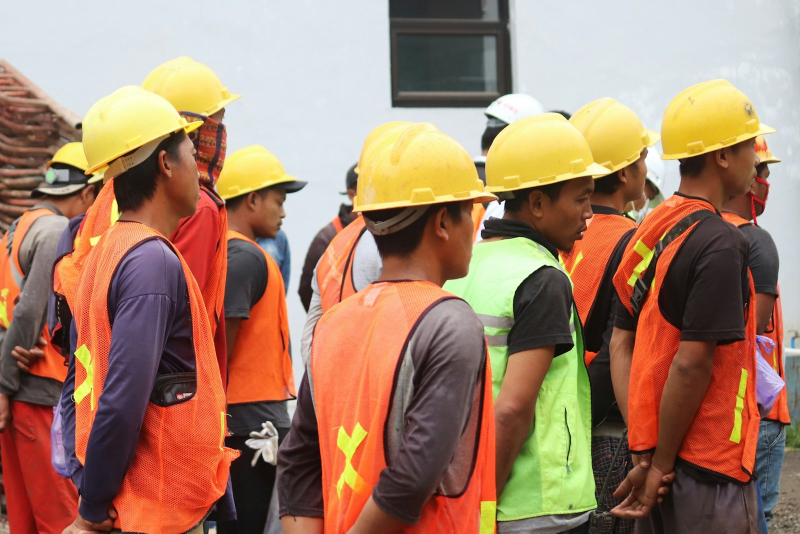
#> input picture CONSULTORIA A&J/conteudos/2026-09-17-sst-negocio-saudavel/assets/raw/candidateD.jpg, 1600 x 1067 px (shown at 1/2 size)
$ python _prep_photo.py
#> lines starting #> are read from the running program, lines starting #| are printed output that depends on the picture
from pathlib import Path
from PIL import Image, ImageEnhance, ImageOps

HERE = Path(__file__).resolve().parent
SRC = HERE / "assets" / "raw" / "candidateD.jpg"
DST = HERE / "assets" / "edited" / "slide1-photo.jpg"

BRAND_DARK = "#1C5B57"
TINT_STRENGTH = 0.16

def prep_photo(src_path: Path, dst_path: Path, brand_dark_hex: str, mode: str = "fullbleed", tint_strength: float = 0.16) -> Path:
#> called with brand_dark_hex = '#1C5B57', mode = 'fullbleed', tint_strength = 0.16
    img = ImageOps.exif_transpose(Image.open(src_path).convert("RGB"))
#> img is the input picture: PIL image 1600x1067 RGB; mean R, G, B 163.7, 128.1, 105.7

    target_ratio = (1080 / 1350) if mode == "fullbleed" else (4 / 3)
    w, h = img.size
#> w = 1600; h = 1067
    if w / h > target_ratio:
        new_w = int(h * target_ratio)
#> new_w = 853
        x0 = (w - new_w) // 2
#> x0 = 373
        img = img.crop((x0, 0, x0 + new_w, h))
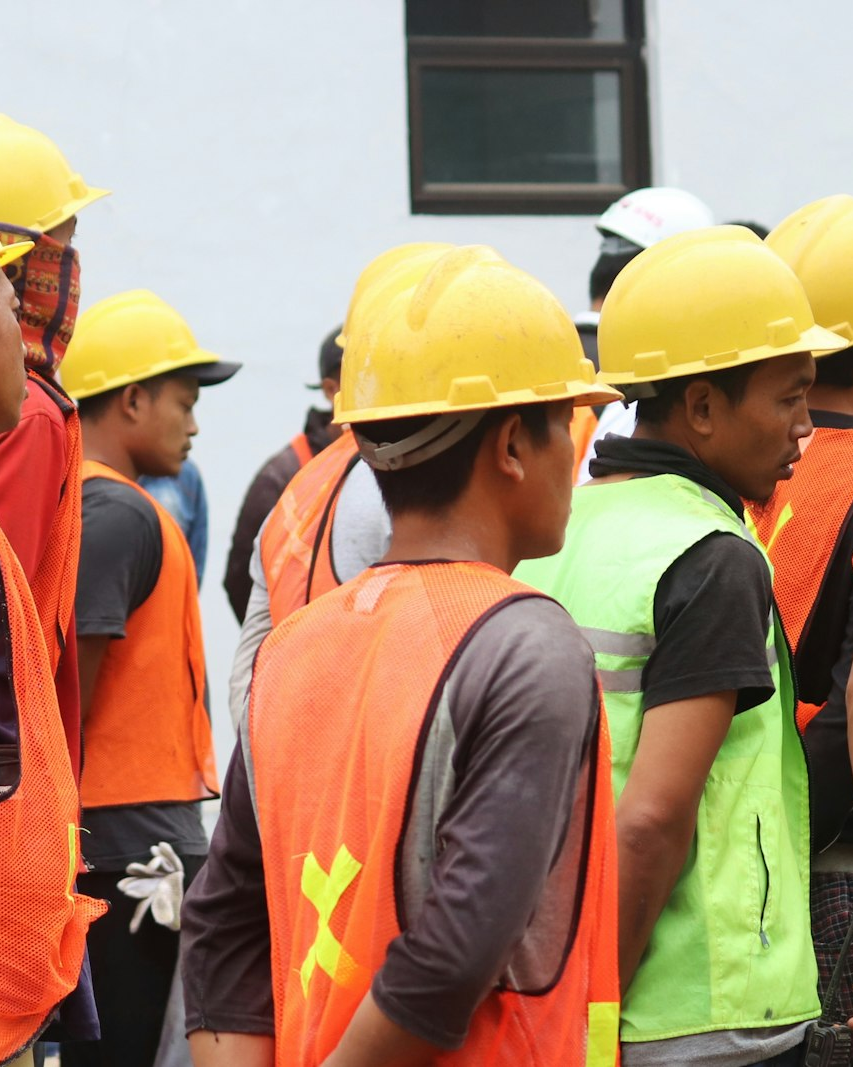
#> img: PIL image 853x1067 RGB; mean R, G, B 168.4, 137.3, 109.9
    else:
        new_h = int(w / target_ratio)
        y0 = (h - new_h) // 3
        img = img.crop((0, y0, w, y0 + new_h))

    max_dim = 1600
    if max(img.size) > max_dim:
        img.thumbnail((max_dim, max_dim), Image.LANCZOS)

    img = ImageEnhance.Contrast(img).enhance(1.05)
    img = ImageEnhance.Color(img).enhance(0.95)

    tint = Image.new("RGB", img.size, brand_dark_hex)
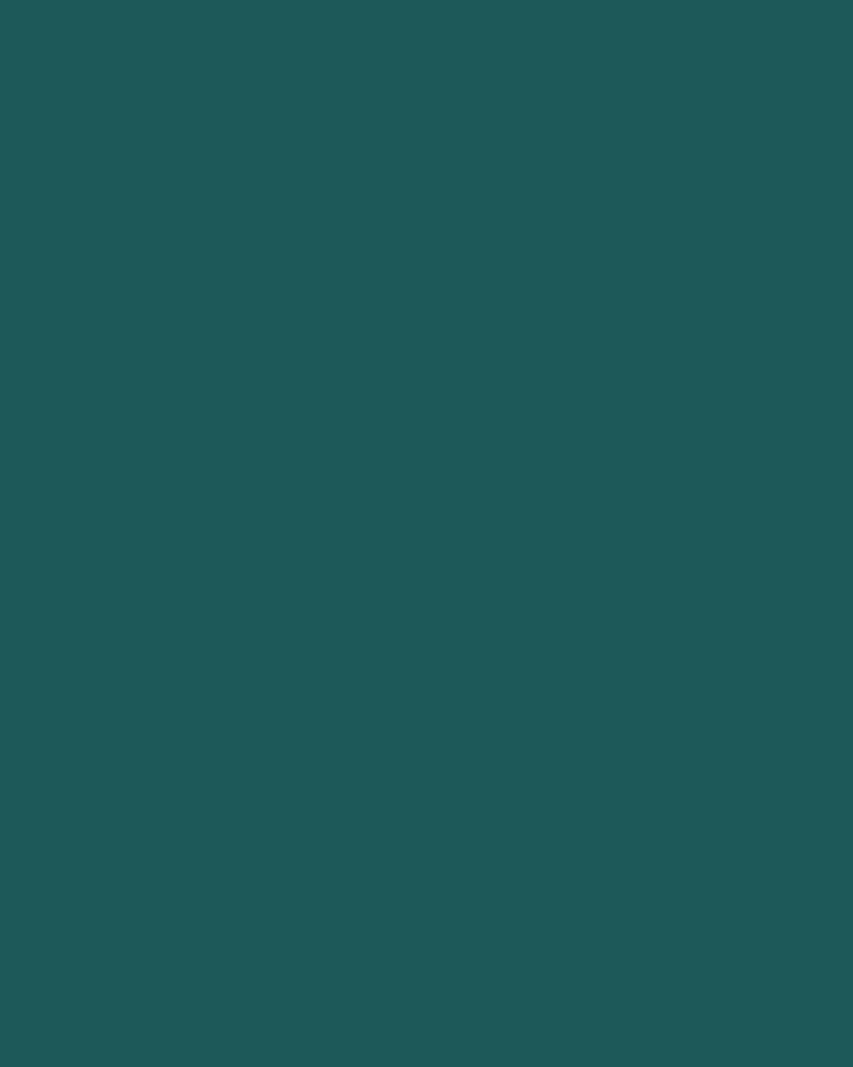
#> tint: PIL image 853x1067 RGB; mean R, G, B 28, 91, 87
    img = Image.blend(img, tint, tint_strength)
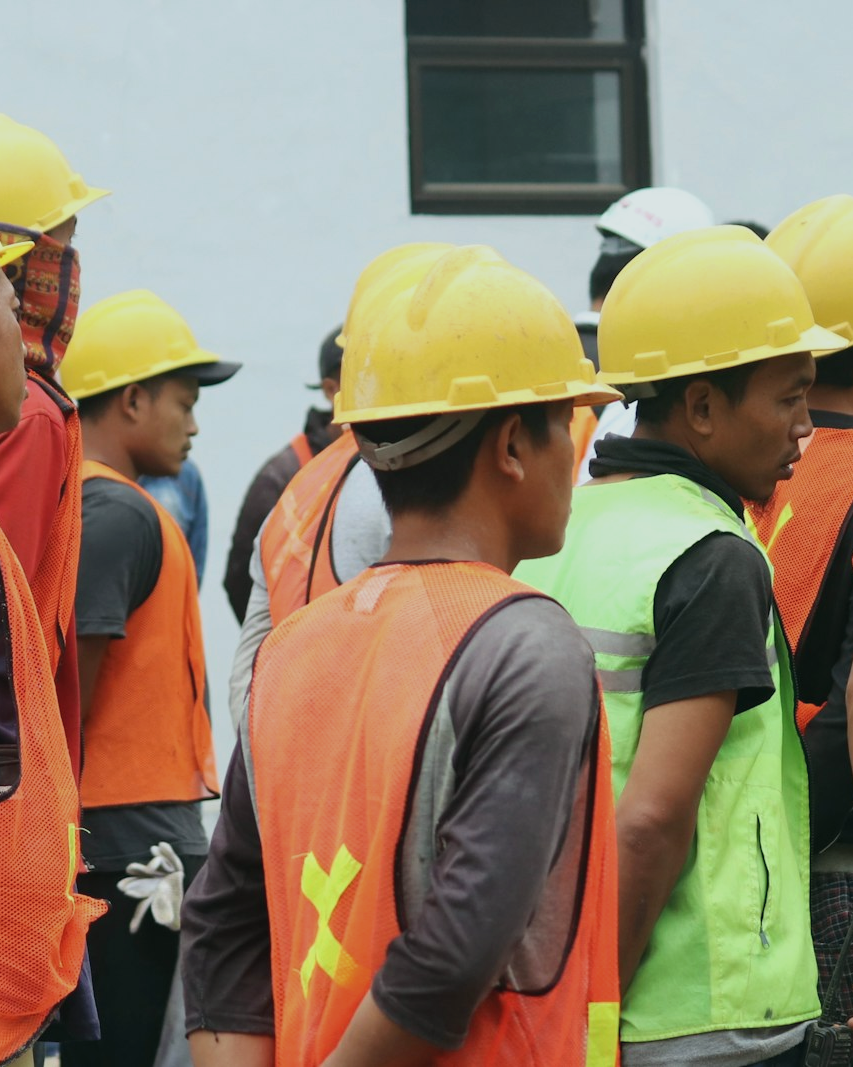
#> img: PIL image 853x1067 RGB; mean R, G, B 144.3, 128.5, 105

    dst_path.parent.mkdir(parents=True, exist_ok=True)
    img.save(dst_path, "JPEG", quality=85, optimize=True)
    return dst_path

out = prep_photo(SRC, DST, BRAND_DARK, mode="fullbleed", tint_strength=TINT_STRENGTH)
print(f"Saved {out} size={Image.open(out).size}")

$ run again, with CONSULTORIA A&J/conteudos/2026-09-17-sst-negocio-saudavel/assets/raw/candidateE.jpg copied over CONSULTORIA A&J/conteudos/2026-09-17-sst-negocio-saudavel/assets/raw/candidateD.jpg
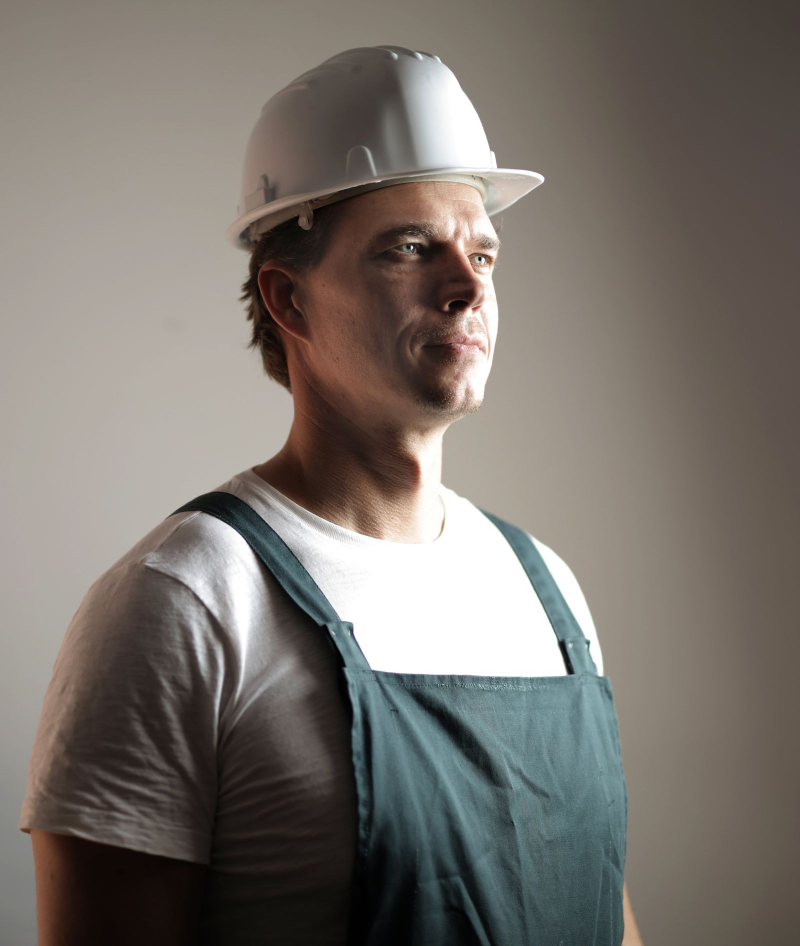
#> input picture CONSULTORIA A&J/conteudos/2026-09-17-sst-negocio-saudavel/assets/raw/candidateE.jpg, 1600 x 1892 px (shown at 1/2 size)
#> in prep_photo, img is the input picture: PIL image 1600x1892 RGB; mean R, G, B 121, 114.9, 108.6
#> in prep_photo, `img = img.crop((x0, 0, x0 + new_w, h))`:
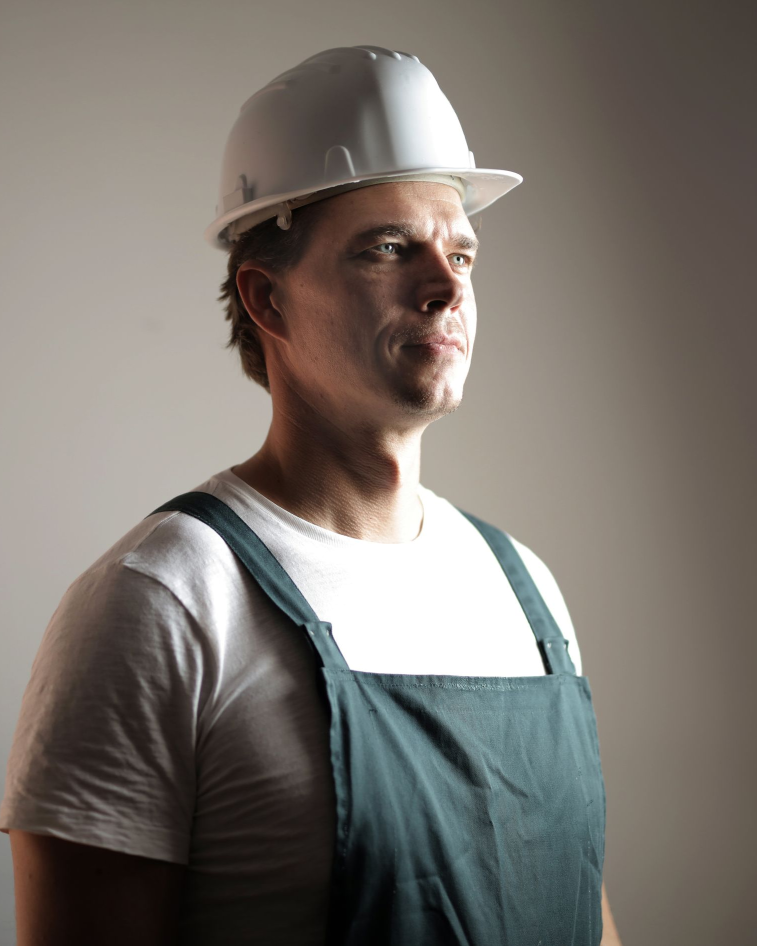
#> img: PIL image 1513x1892 RGB (shown at 1/2 size); mean R, G, B 120.9, 114.9, 108.6
#> in prep_photo, `img = Image.blend(img, tint, tint_strength)`:
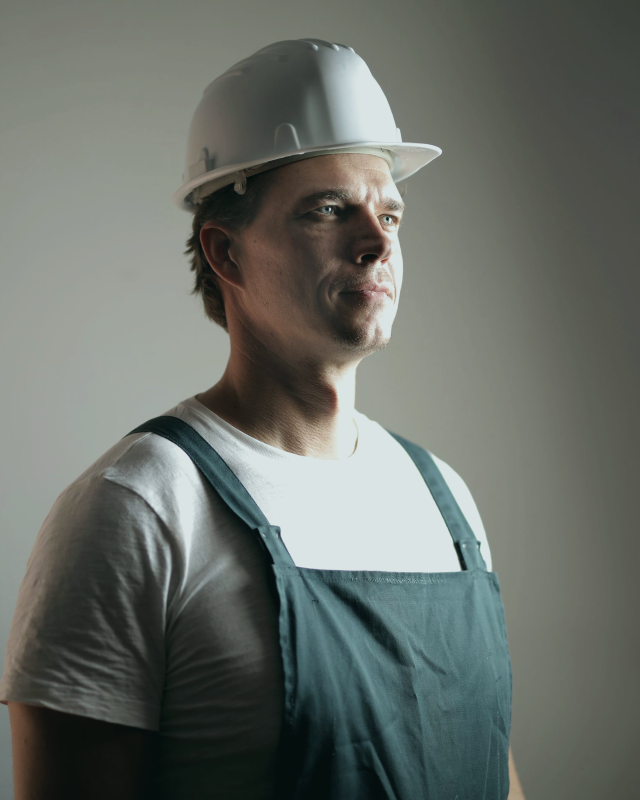
#> img: PIL image 1279x1600 RGB (shown at 1/2 size); mean R, G, B 104.4, 109.7, 103.6

$ run again, with CONSULTORIA A&J/conteudos/2026-09-17-sst-negocio-saudavel/assets/raw/slide1-photo-optionB.jpg copied over CONSULTORIA A&J/conteudos/2026-09-17-sst-negocio-saudavel/assets/raw/candidateD.jpg
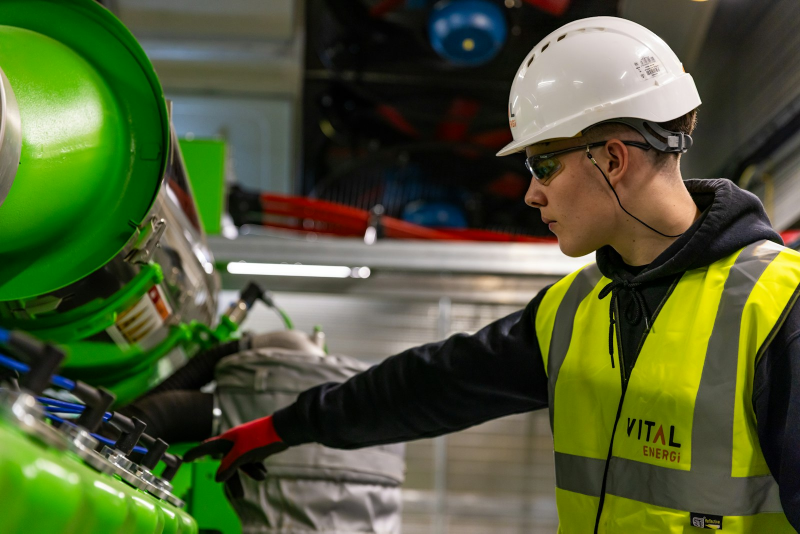
#> input picture CONSULTORIA A&J/conteudos/2026-09-17-sst-negocio-saudavel/assets/raw/slide1-photo-optionB.jpg, 1600 x 1067 px (shown at 1/2 size)
#> in prep_photo, img is the input picture: PIL image 1600x1067 RGB; mean R, G, B 79.1, 89.3, 52.3
#> in prep_photo, `img = img.crop((x0, 0, x0 + new_w, h))`:
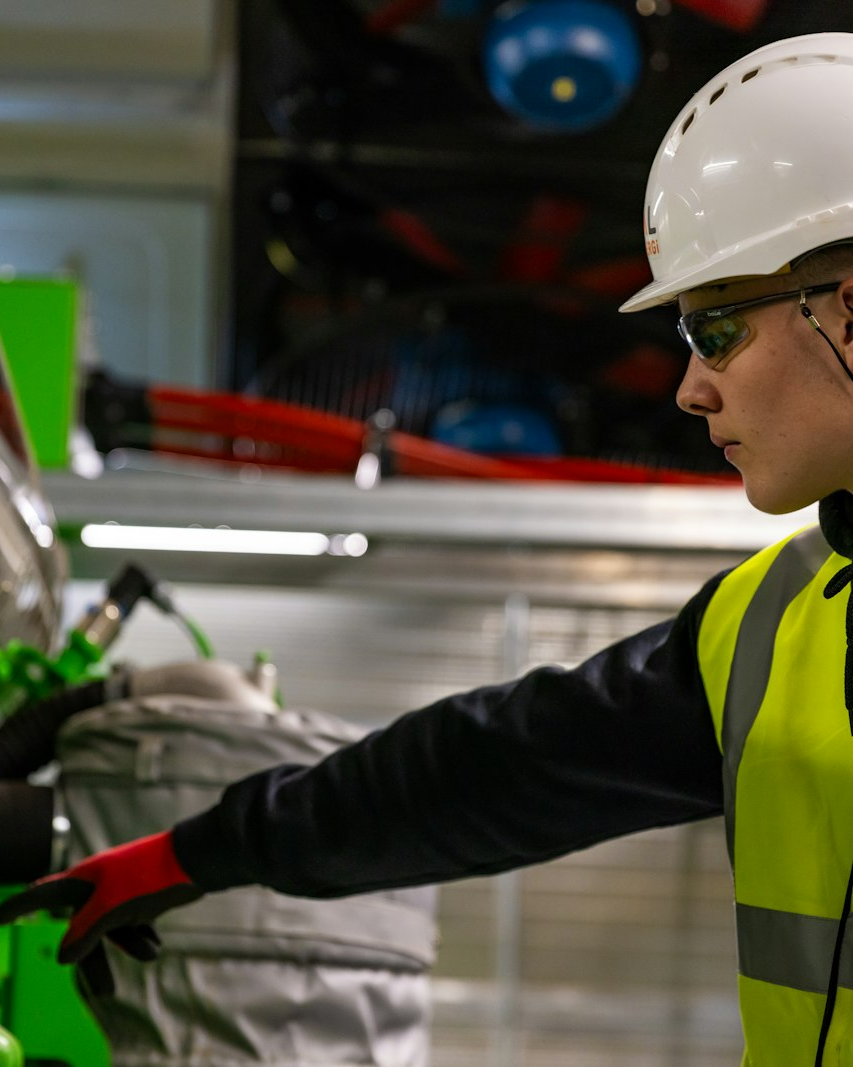
#> img: PIL image 853x1067 RGB; mean R, G, B 81, 79.7, 61.6
#> in prep_photo, `img = Image.blend(img, tint, tint_strength)`:
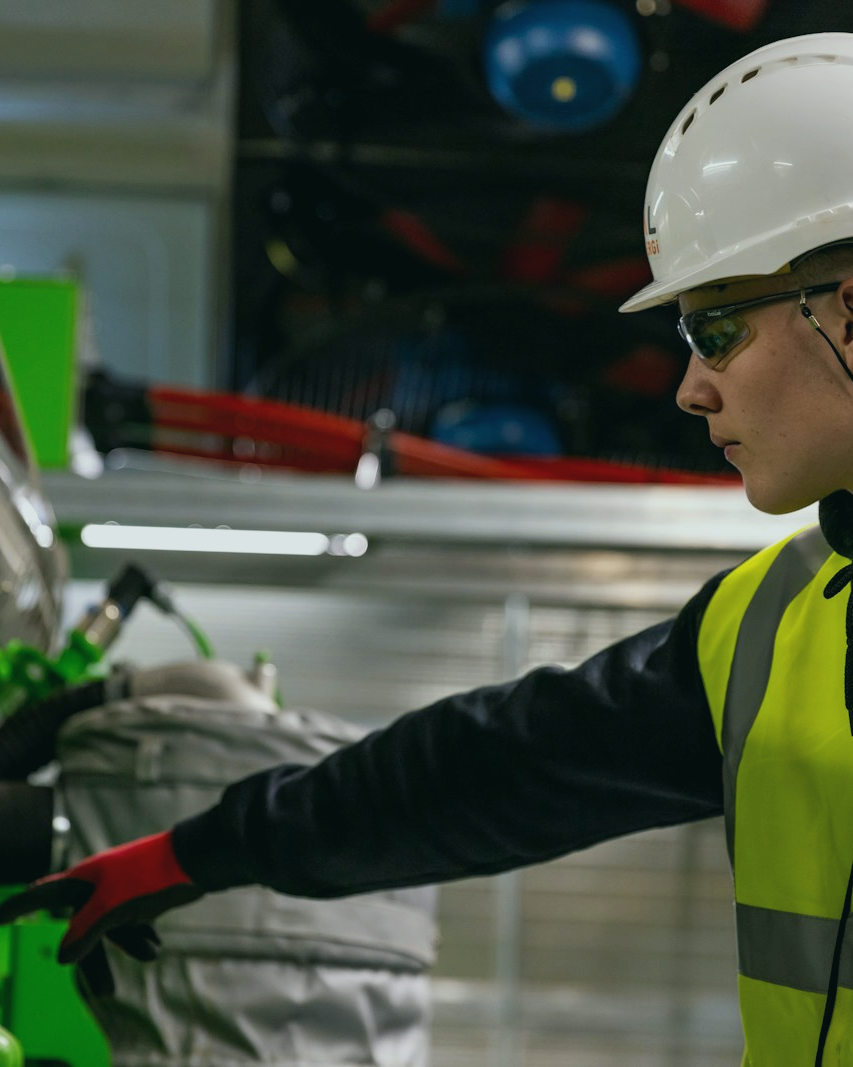
#> img: PIL image 853x1067 RGB; mean R, G, B 71.4, 80.3, 64.9

$ run again, with CONSULTORIA A&J/conteudos/2026-09-17-sst-negocio-saudavel/assets/raw/slide1-photo-optionC.jpg copied over CONSULTORIA A&J/conteudos/2026-09-17-sst-negocio-saudavel/assets/raw/candidateD.jpg
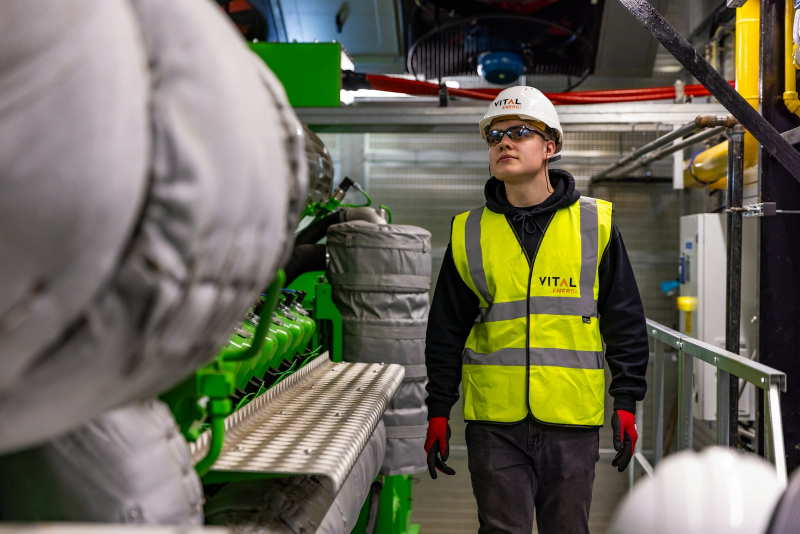
#> input picture CONSULTORIA A&J/conteudos/2026-09-17-sst-negocio-saudavel/assets/raw/slide1-photo-optionC.jpg, 1600 x 1067 px (shown at 1/2 size)
#> in prep_photo, img is the input picture: PIL image 1600x1067 RGB; mean R, G, B 106.8, 104.3, 87.1
#> in prep_photo, `img = img.crop((x0, 0, x0 + new_w, h))`:
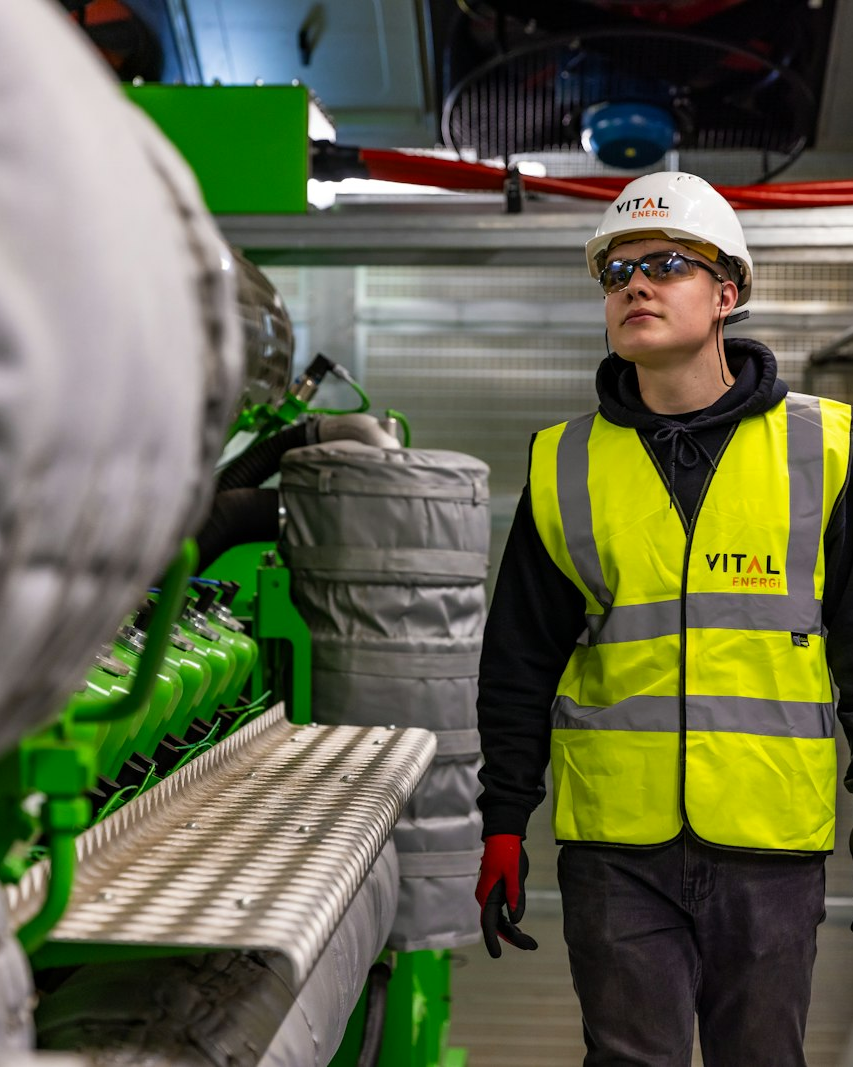
#> img: PIL image 853x1067 RGB; mean R, G, B 100.1, 102.4, 74.9
#> in prep_photo, `img = Image.blend(img, tint, tint_strength)`:
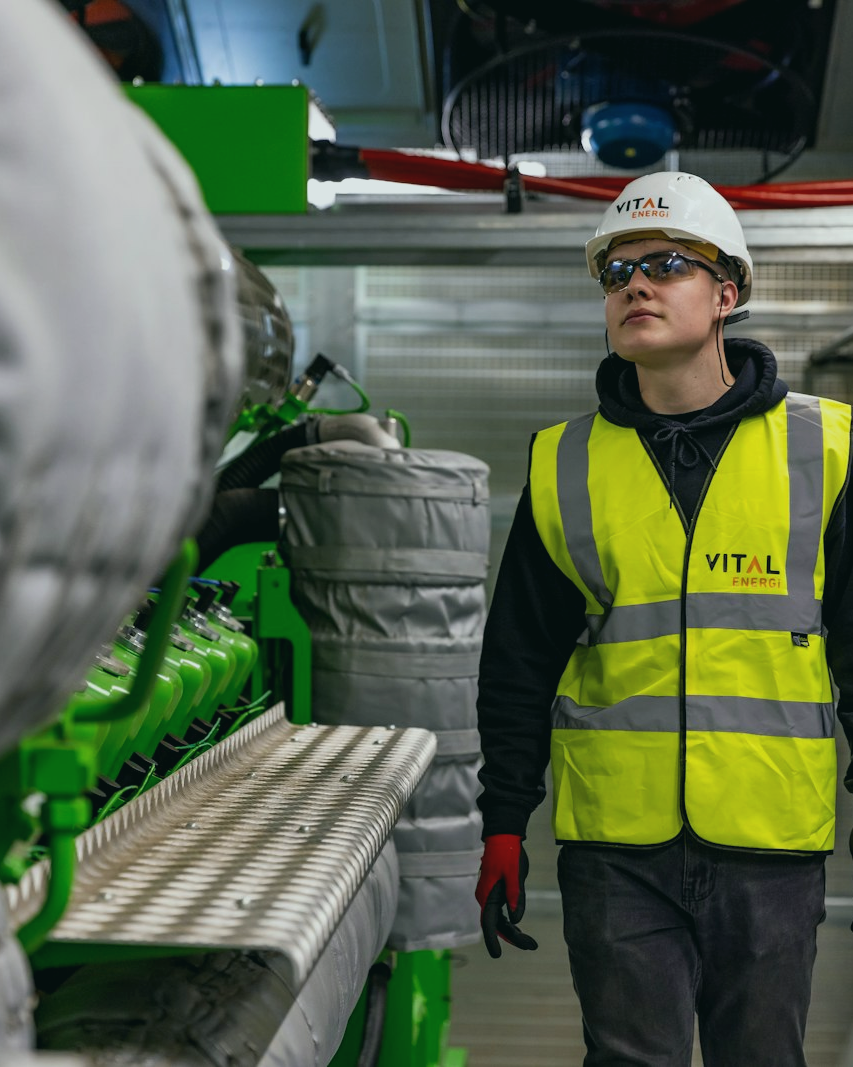
#> img: PIL image 853x1067 RGB; mean R, G, B 87.5, 99.5, 76.3
